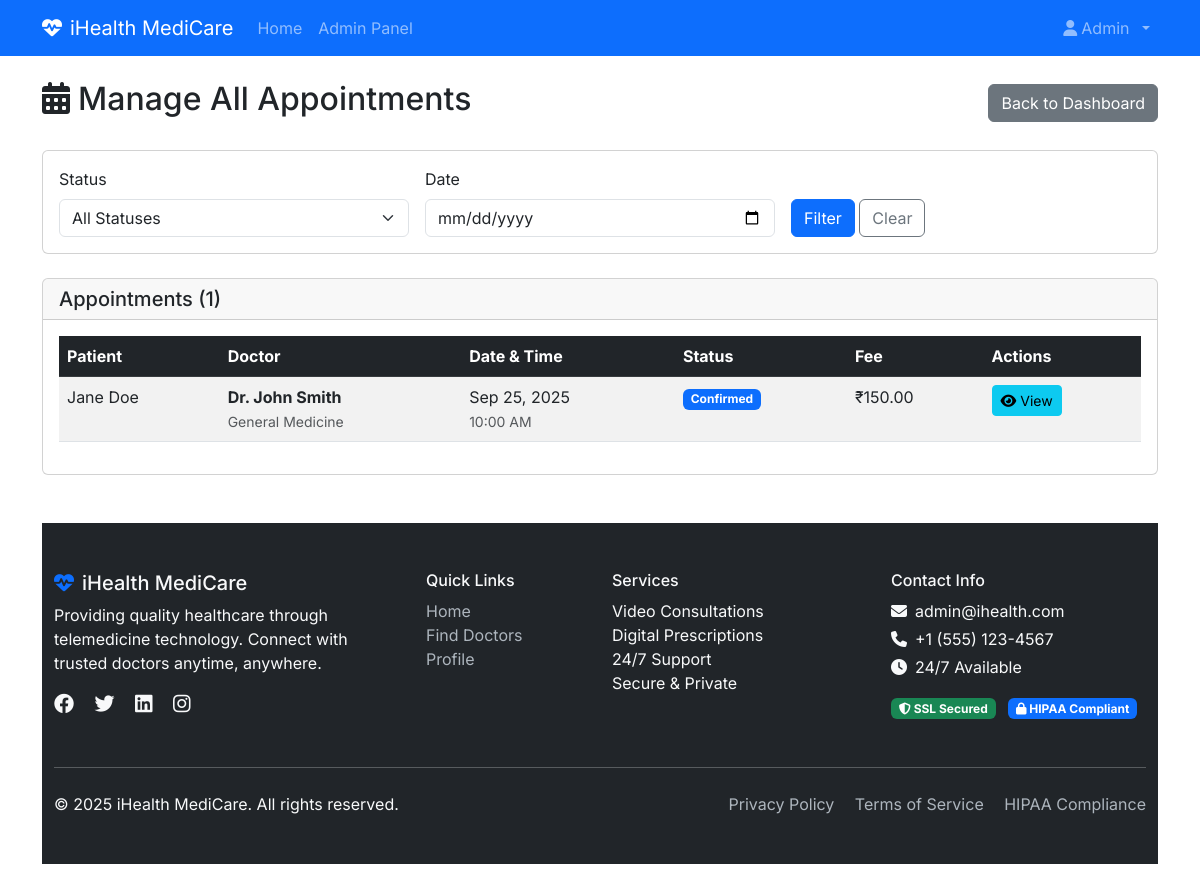
The page /admin/manage_appointments.php (signed in) on the database as committed earlier.
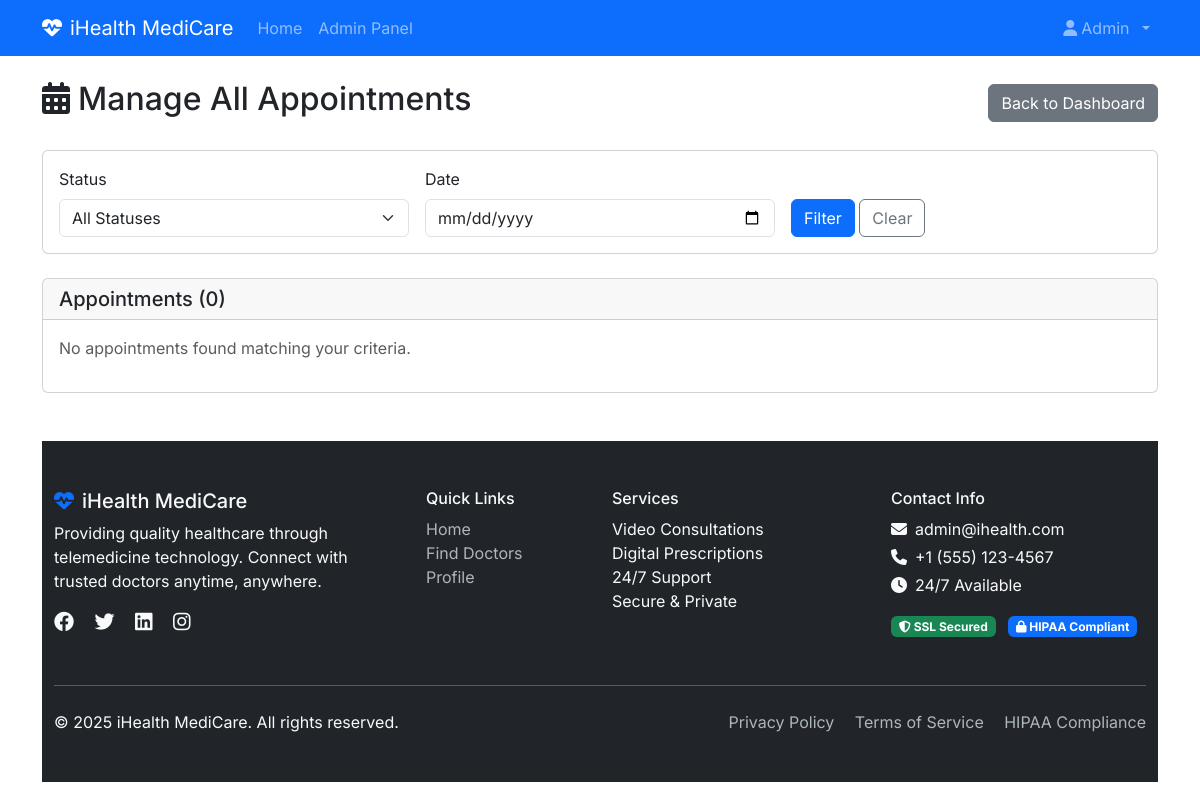
The same page on the database as committed later.
### tables this page shows
CREATE TABLE appointments (
    id INT PRIMARY KEY AUTO_INCREMENT,
    patient_id INT NOT NULL,
    doctor_id INT NOT NULL,
    appointment_date DATE NOT NULL,
    appointment_time TIME NOT NULL,
    duration INT DEFAULT 30 COMMENT 'Duration in minutes',
    status ENUM('pending', 'confirmed', 'active', 'completed', 'cancelled', 'no_show', 'reschedule_requested', 'rejected', 'missed') DEFAULT 'pending',
    booking_type ENUM('consultation', 'follow_up', 'emergency') DEFAULT 'consultation',
    symptoms TEXT NOT NULL,
    notes TEXT COMMENT 'Patient additional notes',
    doctor_notes TEXT COMMENT 'Doctor notes during consultation',
    consultation_fee DECIMAL(10,2) NOT NULL,
    payment_status ENUM('pending', 'completed', 'refunded', 'failed') DEFAULT 'pending',
    payment_method ENUM('online', 'upi', 'card', 'cash') DEFAULT 'online',
    payment_amount DECIMAL(10,2),
    transaction_id VARCHAR(100),
    cancellation_reason TEXT,
    cancelled_by ENUM('patient', 'doctor', 'admin'),
    cancelled_at TIMESTAMP NULL,
    requested_date DATE NULL COMMENT 'Patient requested reschedule date',
    requested_time TIME NULL COMMENT 'Patient requested reschedule time',
    original_date DATE NULL COMMENT 'Original appointment date before reschedule',
    original_time TIME NULL COMMENT 'Original appointment time before reschedule',
    reschedule_reason TEXT NULL COMMENT 'Patient reason for rescheduling',
    reschedule_requested_at TIMESTAMP NULL COMMENT 'When reschedule was requested',
    reschedule_response TEXT NULL COMMENT 'Doctor response to reschedule request',
    rejection_reason TEXT NULL COMMENT 'Doctor reason for rejecting appointment or reschedule',
    reviewed_by INT NULL COMMENT 'Doctor who reviewed the appointment',
    reviewed_at TIMESTAMP NULL COMMENT 'When the appointment was reviewed',
    missed_by VARCHAR(20) NULL COMMENT 'Who missed the appointment: doctor, patient, or NULL',
    updated_by INT NULL COMMENT 'User who last updated the appointment',
    created_at TIMESTAMP DEFAULT CURRENT_TIMESTAMP,
    updated_at TIMESTAMP DEFAULT CURRENT_TIMESTAMP ON UPDATE CURRENT_TIMESTAMP,

    FOREIGN KEY (patient_id) REFERENCES users(id) ON DELETE CASCADE,
    FOREIGN KEY (doctor_id) REFERENCES users(id) ON DELETE CASCADE,
    FOREIGN KEY (reviewed_by) REFERENCES users(id) ON DELETE SET NULL,
    FOREIGN KEY (updated_by) REFERENCES users(id) ON DELETE SET NULL,
    UNIQUE KEY unique_appointment (doctor_id, appointment_date, appointment_time),
    INDEX idx_patient (patient_id),
    INDEX idx_doctor (doctor_id),
    INDEX idx_date (appointment_date),
    INDEX idx_status (status),
    INDEX idx_payment_status (payment_status),
    INDEX idx_reschedule_status (status, requested_date),
    INDEX idx_missed_by (missed_by),
    INDEX idx_status_date (status, appointment_date)
);

CREATE TABLE users (
    id INT PRIMARY KEY AUTO_INCREMENT,
    username VARCHAR(50) UNIQUE NOT NULL,
    email VARCHAR(100) UNIQUE NOT NULL,
    password VARCHAR(255) NOT NULL,
    role ENUM('admin', 'doctor', 'patient') NOT NULL,
    first_name VARCHAR(50) NOT NULL,
    last_name VARCHAR(50) NOT NULL,
    phone VARCHAR(20),
    profile_picture VARCHAR(255),
    address TEXT,
    city VARCHAR(100),
    state VARCHAR(100),
    country VARCHAR(100) DEFAULT 'India',
    postal_code VARCHAR(20),
    date_of_birth DATE,
    gender ENUM('male', 'female', 'other'),
    status ENUM('active', 'inactive', 'suspended') DEFAULT 'active',
    email_verified BOOLEAN DEFAULT FALSE,
    created_at TIMESTAMP DEFAULT CURRENT_TIMESTAMP,
    updated_at TIMESTAMP DEFAULT CURRENT_TIMESTAMP ON UPDATE CURRENT_TIMESTAMP,

    INDEX idx_role (role),
    INDEX idx_status (status),
    INDEX idx_email (email)
);

### admin/manage_appointments.php (the view, shortened to what the changed rows need)
<?php
require_once '../includes/db_connect.php';
$appointments = [];
try {
    $where_conditions = [];
    $params = [];
    $where_clause = !empty($where_conditions) ? "WHERE " . implode(" AND ", $where_conditions) : "";
    $stmt = $db->prepare("
        SELECT
            a.*,
            p_user.first_name as patient_first_name,
            p_user.last_name as patient_last_name,
            d_user.first_name as doctor_first_name,
            d_user.last_name as doctor_last_name,
            s.name as specialization
        FROM appointments a
        JOIN users p_user ON a.patient_id = p_user.id
        JOIN users d_user ON a.doctor_id = d_user.id
        LEFT JOIN doctor_profiles dp ON a.doctor_id = dp.user_id
        LEFT JOIN specializations s ON dp.specialization_id = s.id
        $where_clause
        ORDER BY a.appointment_date DESC, a.appointment_time DESC
    ");
    $stmt->execute($params);
    $appointments = $stmt->fetchAll();
} catch (PDOException $e) {
    $error = 'Database error: ' . $e->getMessage();
}
require_once '../includes/header.php';
?>
<div class="d-flex justify-content-between align-items-center mb-4">
    <h2><i class="fas fa-calendar-alt me-2"></i>Manage All Appointments</h2>
</div>
<div class="card">
    <div class="card-header">
        <h5 class="mb-0">Appointments (<?php echo count($appointments); ?>)</h5>
    </div>
    <div class="card-body">
        <?php if (empty($appointments)): ?>
            <p class="text-muted">No appointments found matching your criteria.</p>
        <?php else: ?>
            <div class="table-responsive">
                <table class="table table-striped table-hover">
                     <thead class="table-dark">
                        <tr>
                            <th>Patient</th>
                            <th>Doctor</th>
                            <th>Date & Time</th>
                            <th>Status</th>
                            <th>Fee</th>
                            <th>Actions</th>
                        </tr>
                    </thead>
                    <tbody>
                        <?php foreach ($appointments as $appointment): ?>
                            <tr>
                                <td class="text-nowrap"><?php echo htmlspecialchars($appointment['patient_first_name'] . ' ' . $appointment['patient_last_name']); ?></td>
                                <td>
                                    <strong><?php echo htmlspecialchars($appointment['doctor_first_name'] . ' ' . $appointment['doctor_last_name']); ?></strong>
                                    <br><small class="text-muted"><?php echo htmlspecialchars($appointment['specialization'] ?? 'General Medicine'); ?></small>
                                </td>
                                <td class="date-time">
                                    <?php
                                        $date = $appointment['appointment_date'];
                                        $time = $appointment['appointment_time'];
                                        if ($date && $date !== '0000-00-00') {
                                            echo date('M d, Y', strtotime($date));
                                        } else {
                                            echo '<span class="text-muted">Invalid Date</span>';
                                        }
                                        echo '<br>';
                                        if ($time && $time !== '00:00:00') {
                                            echo '<small class="text-muted">' . date('h:i A', strtotime($time)) . '</small>';
                                        } else {
                                            echo '<small class="text-muted">Invalid Time</small>';
                                        }
                                    ?>
                                </td>
                                <td>
                                    <span class="badge bg-<?php
                                        echo $appointment['status'] === 'completed' ? 'success' :
                                            ($appointment['status'] === 'cancelled' ? 'secondary' :
                                            ($appointment['status'] === 'rejected' ? 'danger' :
                                            ($appointment['status'] === 'confirmed' ? 'primary' : 'warning')));
                                    ?>">
                                        <?php echo ucfirst($appointment['status']); ?>
                                    </span>
                                </td>
                                <td class="text-nowrap">₹<?php echo number_format($appointment['payment_amount'] ?? 0, 2); ?></td>
                                <td class="actions">
                                    <a href="#" class="btn btn-info btn-sm" title="View Details">
                                        <i class="fas fa-eye"></i> View
                                    </a>
                                </td>
                            </tr>
                        <?php endforeach; ?>
                    </tbody>
                </table>
            </div>
        <?php endif; ?>
    </div>
</div>
<?php require_once '../includes/footer.php'; ?>

Rows that differ between the two databases and show on the page:
removed appointments: patient.last_name "Jane Doe", doctor.last_name "Dr. John Smith", specialization "General Medicine", appointment_date "Sep 25, 2025", appointment_time "10:00 AM", status "Confirmed", payment_amount "150.00"
Other text that changed with them:
count($appointments): "1" → "0"
text no longer shown: "Patient Doctor Date & Time Status Fee Actions"
text now shown: "No appointments found matching your criteria."
